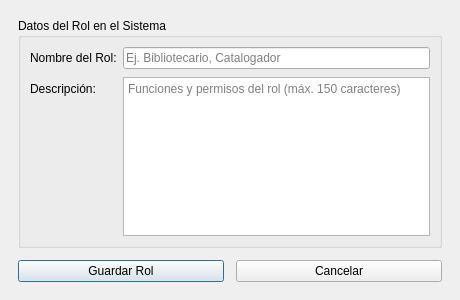
<?xml version="1.0" encoding="UTF-8"?>
<ui version="4.0">
 <class>RolFormDialog</class>
 <widget class="QDialog" name="RolFormDialog">
  <property name="geometry">
   <rect>
    <x>0</x>
    <y>0</y>
    <width>460</width>
    <height>300</height>
   </rect>
  </property>
  <property name="windowTitle">
   <string>Gestión de Roles - Registro Oficial</string>
  </property>
  <layout class="QVBoxLayout" name="verticalLayout">
   <property name="spacing">
    <number>12</number>
   </property>
   <property name="leftMargin">
    <number>18</number>
   </property>
   <property name="topMargin">
    <number>18</number>
   </property>
   <property name="rightMargin">
    <number>18</number>
   </property>
   <property name="bottomMargin">
    <number>18</number>
   </property>
   <item>
    <widget class="QGroupBox" name="grp_rol">
     <property name="title">
      <string>Datos del Rol en el Sistema</string>
     </property>
     <layout class="QFormLayout" name="form_rol">
      <property name="verticalSpacing">
       <number>8</number>
      </property>
      <item row="0" column="0">
       <widget class="QLabel" name="lbl_nombre_rol">
        <property name="text">
         <string>Nombre del Rol:</string>
        </property>
       </widget>
      </item>
      <item row="0" column="1">
       <widget class="QLineEdit" name="txt_nombre_rol">
        <property name="placeholderText">
         <string>Ej. Bibliotecario, Catalogador</string>
        </property>
       </widget>
      </item>
      <item row="1" column="0">
       <widget class="QLabel" name="lbl_descripcion">
        <property name="text">
         <string>Descripción:</string>
        </property>
       </widget>
      </item>
      <item row="1" column="1">
       <widget class="QPlainTextEdit" name="txt_descripcion">
        <property name="placeholderText">
         <string>Funciones y permisos del rol (máx. 150 caracteres)</string>
        </property>
       </widget>
      </item>
     </layout>
    </widget>
   </item>
   <item>
    <spacer name="verticalSpacer">
     <property name="orientation">
      <enum>Qt::Vertical</enum>
     </property>
     <property name="sizeHint" stdset="0">
      <size>
       <width>20</width>
       <height>10</height>
      </size>
     </property>
    </spacer>
   </item>
   <item>
    <layout class="QHBoxLayout" name="layout_botones">
     <item>
      <widget class="QPushButton" name="btn_guardar">
       <property name="text">
        <string>Guardar Rol</string>
       </property>
      </widget>
     </item>
     <item>
      <widget class="QPushButton" name="btn_cancelar">
       <property name="text">
        <string>Cancelar</string>
       </property>
      </widget>
     </item>
    </layout>
   </item>
  </layout>
 </widget>
 <resources/>
 <connections/>
</ui>
